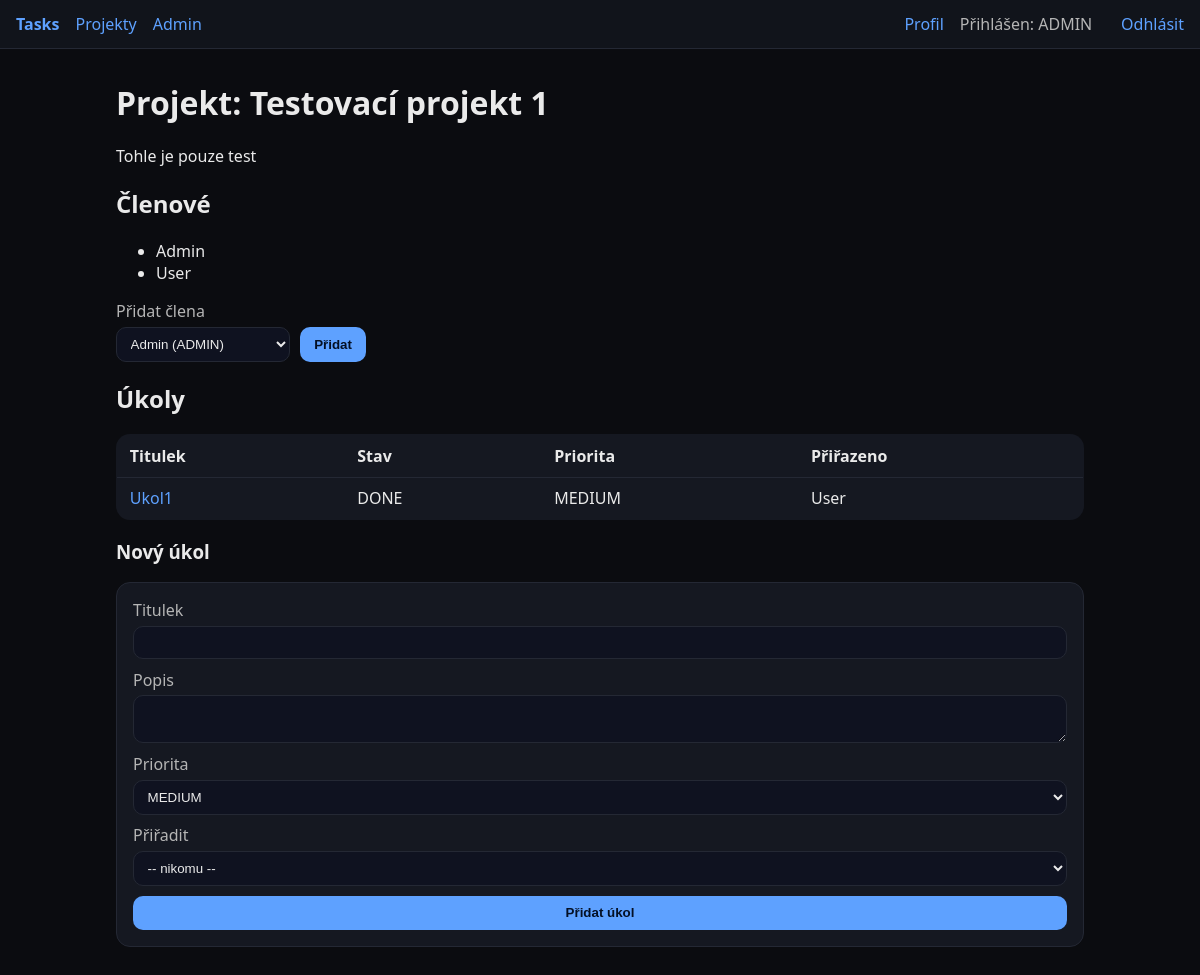
/projects/1 (signed in), run on an earlier commit of the app's database.
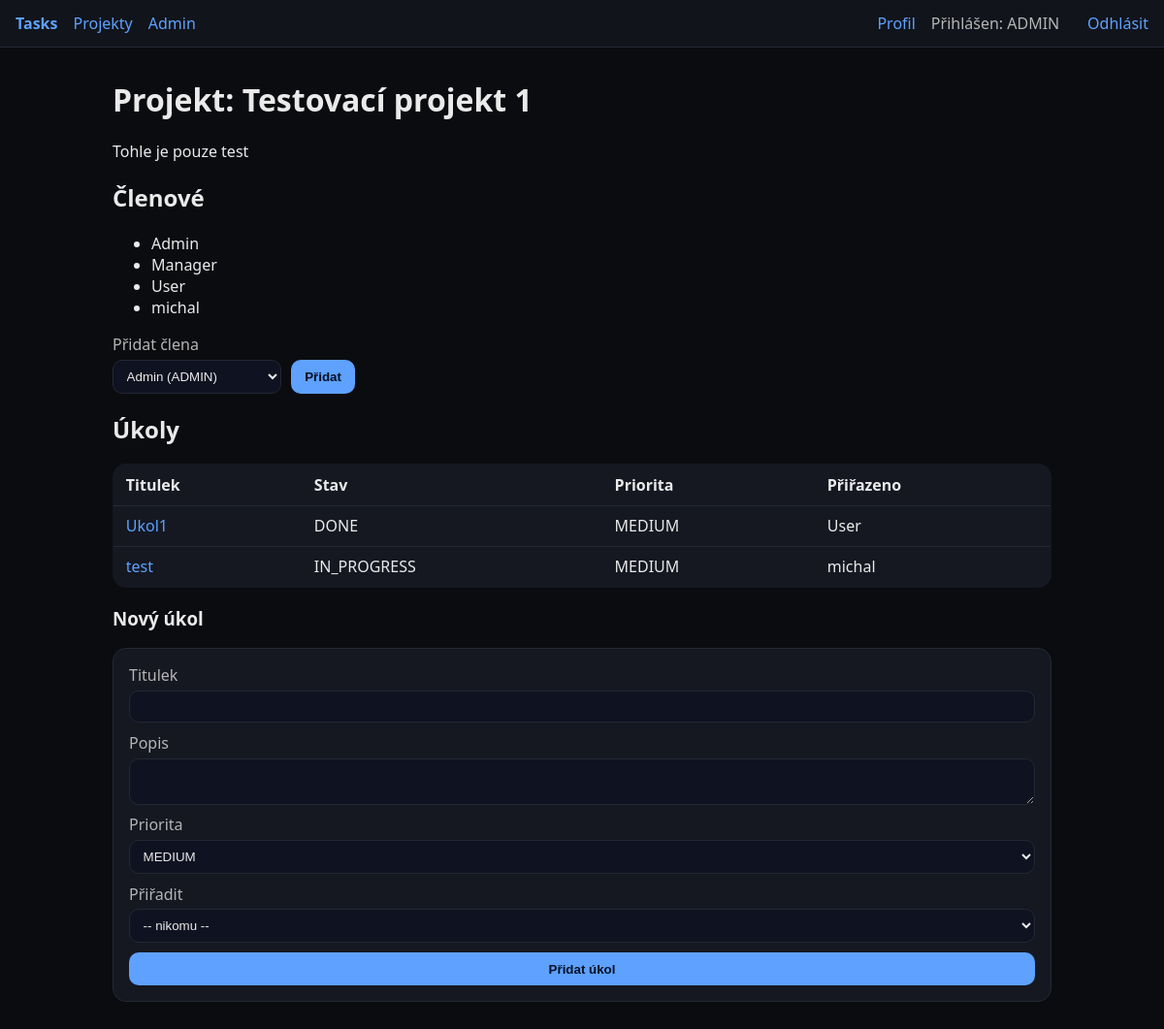
And on a later commit of the database.
### app/models.py (models this page shows)
class Project(Base):
    __tablename__ = "projects"
    id: Mapped[int] = mapped_column(Integer, primary_key=True)
    name: Mapped[str] = mapped_column(String, index=True)
    description: Mapped[str] = mapped_column(Text, default="")
    archived: Mapped[bool] = mapped_column(Boolean, default=False)
    owner_id: Mapped[int] = mapped_column(ForeignKey("users.id"))
    created_at: Mapped[datetime] = mapped_column(DateTime, default=func.now())
    owner = relationship("User")
    tasks = relationship("Task", back_populates="project", cascade="all, delete-orphan")
    members = relationship("ProjectMember", back_populates="project", cascade="all, delete-orphan")

class ProjectMember(Base):
    __tablename__ = "project_members"
    project_id: Mapped[int] = mapped_column(ForeignKey("projects.id"), primary_key=True)
    user_id: Mapped[int] = mapped_column(ForeignKey("users.id"), primary_key=True)
    project = relationship("Project", back_populates="members")
    user = relationship("User")
    __table_args__ = (UniqueConstraint("project_id", "user_id", name="uq_project_user"),)

class User(Base):
    __tablename__ = "users"
    id: Mapped[int] = mapped_column(Integer, primary_key=True, index=True)
    email: Mapped[str] = mapped_column(String, unique=True, index=True)
    password_hash: Mapped[str] = mapped_column(String)
    full_name: Mapped[str] = mapped_column(String, default="")
    role: Mapped[str] = mapped_column(String, default="USER")
    created_at: Mapped[datetime] = mapped_column(DateTime, default=func.now())
    tasks = relationship("Task", back_populates="assignee")

class Task(Base):
    __tablename__ = "tasks"
    id: Mapped[int] = mapped_column(Integer, primary_key=True)
    project_id: Mapped[int] = mapped_column(ForeignKey("projects.id"))
    assignee_id: Mapped[Optional[int]] = mapped_column(ForeignKey("users.id"), nullable=True)
    title: Mapped[str] = mapped_column(String)
    description: Mapped[str] = mapped_column(Text, default="")
    priority: Mapped[str] = mapped_column(String, default="MEDIUM")
    status: Mapped[str] = mapped_column(String, default="TODO")
    deadline: Mapped[Optional[date]] = mapped_column(Date, nullable=True)
    created_at: Mapped[datetime] = mapped_column(DateTime, default=func.now())
    updated_at: Mapped[datetime] = mapped_column(DateTime, default=func.now(), onupdate=func.now())
    project = relationship("Project", back_populates="tasks")
    assignee = relationship("User", back_populates="tasks")
    comments = relationship("Comment", back_populates="task", cascade="all, delete-orphan")

### app/routers/projects.py (the view)
@router.get("/{project_id}", response_class=HTMLResponse)
def project_detail(project_id: int, request: Request, db: Session = Depends(get_db), user: User = Depends(current_user)):
    project = db.get(Project, project_id)
    if not project:
        return RedirectResponse(url="/projects", status_code=303)
    q_status = request.query_params.get("status")
    q_priority = request.query_params.get("priority")
    q_assignee = request.query_params.get("assignee_id")
    q_due_before = request.query_params.get("due_before")
    members = db.query(ProjectMember).filter_by(project_id=project_id).all()
    tasks_q = db.query(Task).filter(Task.project_id == project_id)
    if q_status:
        tasks_q = tasks_q.filter(Task.status == q_status)
    if q_priority:
        tasks_q = tasks_q.filter(Task.priority == q_priority)
    if q_assignee:
        tasks_q = tasks_q.filter(Task.assignee_id == int(q_assignee))
    if q_due_before:
        try:
            d = date.fromisoformat(q_due_before)
            tasks_q = tasks_q.filter(Task.deadline != None, Task.deadline <= d)
        except:
            pass
    tasks = tasks_q.all()
    users = db.query(User).all()
    status_counts = db.query(Task.status, func.count(Task.id)).filter(Task.project_id == project_id).group_by(Task.status).all()
    priority_counts = db.query(Task.priority, func.count(Task.id)).filter(Task.project_id == project_id).group_by(Task.priority).all()
    return templates.TemplateResponse(
        "projects/detail.html",
        {
            "request": request,
            "project": project,
            "members": members,
            "tasks": tasks,
            "users": users,
            "status_counts": status_counts,
            "priority_counts": priority_counts,
        },
    )

### templates/projects/detail.html (shortened to what this page needs)
{% extends 'base.html' %}
{% block content %}
<h1>Projekt: {{ project.name }}</h1>
<p>{{ project.description }}</p>
<h2>Členové</h2>
<ul>
  {% for m in members %}
    <li>{{ m.user.full_name or m.user.email }}</li>
  {% endfor %}
</ul>
<form method="post" action="/projects/{{project.id}}/members" class="form inline">
  <label>Přidat člena
    <select name="user_id">
      {% for u in users %}
        <option value="{{u.id}}">{{u.full_name or u.email}} ({{u.role}})</option>
      {% endfor %}
    </select>
  </label>
  <button type="submit">Přidat</button>
</form>
<h2>Úkoly</h2>
<table class="table">
  <thead><tr><th>Titulek</th><th>Stav</th><th>Priorita</th><th>Přiřazeno</th></tr></thead>
  <tbody>
  {% for t in tasks %}
    <tr>
      <td><a href="/tasks/{{t.id}}">{{ t.title }}</a></td>
      <td>{{ t.status }}</td>
      <td>{{ t.priority }}</td>
      <td>{{ t.assignee.full_name if t.assignee else "-" }}</td>
    </tr>
  {% else %}
    <tr><td colspan="4">Žádné úkoly</td></tr>
  {% endfor %}
  </tbody>
</table>
<h3>Nový úkol</h3>
<form method="post" action="/projects/{{project.id}}/tasks" class="form">
  <label>Titulek <input name="title" required></label>
  <label>Popis <textarea name="description"></textarea></label>
  <label>Priorita
    <select name="priority">
      <option>LOW</option><option selected>MEDIUM</option><option>HIGH</option>
    </select>
  </label>
  <label>Přiřadit
    <select name="assignee_id">
      <option value="">-- nikomu --</option>
    </select>
  </label>
  <button type="submit">Přidat úkol</button>
</form>
{% endblock %}

### templates/base.html (shortened to what this page needs)
<!doctype html>
<html lang="cs">
<head>
  <link rel="stylesheet" href="/static/styles.css">
</head>
<body>
  {% include 'partials/nav.html' %}
  <main class="container">
    {% block content %}{% endblock %}
  </main>
</body>
</html>

### templates/partials/nav.html (shortened to what this page needs)
<nav class="nav">
  <a href="/" class="brand">Tasks</a>
  <a href="/projects">Projekty</a>
  {% set role = request.session.get('role') %}
  {% if role == 'ADMIN' %}
    <a href="/admin/users">Admin</a>
  {% endif %}
  {% if request.session.get('user_id') %}
    <a href="/user/profile">Profil</a>
    <span class="muted">Přihlášen: {{ role or 'USER' }}</span>
    <a href="/auth/logout">Odhlásit</a>
  {% else %}
    <a href="/auth/login">Přihlásit</a>
    <a href="/auth/register">Registrovat</a>
  {% endif %}
</nav>

### static/styles.css (style rules this page uses)
:root { --bg:#0b0c10; --card:#151821; --text:#eaeaea; --muted:#b5b5b5; --acc:#5ea1ff; }
* { box-sizing: border-box; }
body { margin:0; font-family: ui-sans-serif, system-ui, -apple-system, Segoe UI, Roboto, Arial; background:var(--bg); color:var(--text); }
a { color: var(--acc); text-decoration: none; }
.container { max-width: 1000px; margin: 2rem auto; padding: 0 1rem; }
.nav { display:flex; gap:1rem; align-items:center; padding: .8rem 1rem; background:#11141b; border-bottom:1px solid #242834; }
.nav .brand { font-weight:700; }
.table { width:100%; border-collapse: collapse; background: var(--card); border:1px solid #242834; border-radius: 14px; overflow: hidden; }
.table th, .table td { padding:.6rem .8rem; border-bottom:1px solid #242834; text-align:left; }
.btn, button { background: var(--acc); color:#041025; border:0; padding:.6rem .9rem; border-radius:10px; cursor:pointer; font-weight:600; }
.form { display:flex; flex-direction: column; gap:.6rem; background: var(--card); border:1px solid #242834; padding:1rem; border-radius:14px; }
.form.inline { flex-direction: row; align-items: end; gap:.6rem; background: transparent; border: 0; padding: 0; }
label { display:flex; flex-direction: column; gap:.3rem; color: var(--muted); }
input, select, textarea { background:#0f1220; color: var(--text); border:1px solid #242834; border-radius:10px; padding:.5rem .6rem; }
.muted { color:var(--muted); margin-right:.8rem }

What changed in the data, as far as the page shows it:
added ProjectMember: user "Manager"
added ProjectMember: user "michal"
added Task: title "test", status "IN_PROGRESS", priority "MEDIUM", assignee "michal"
